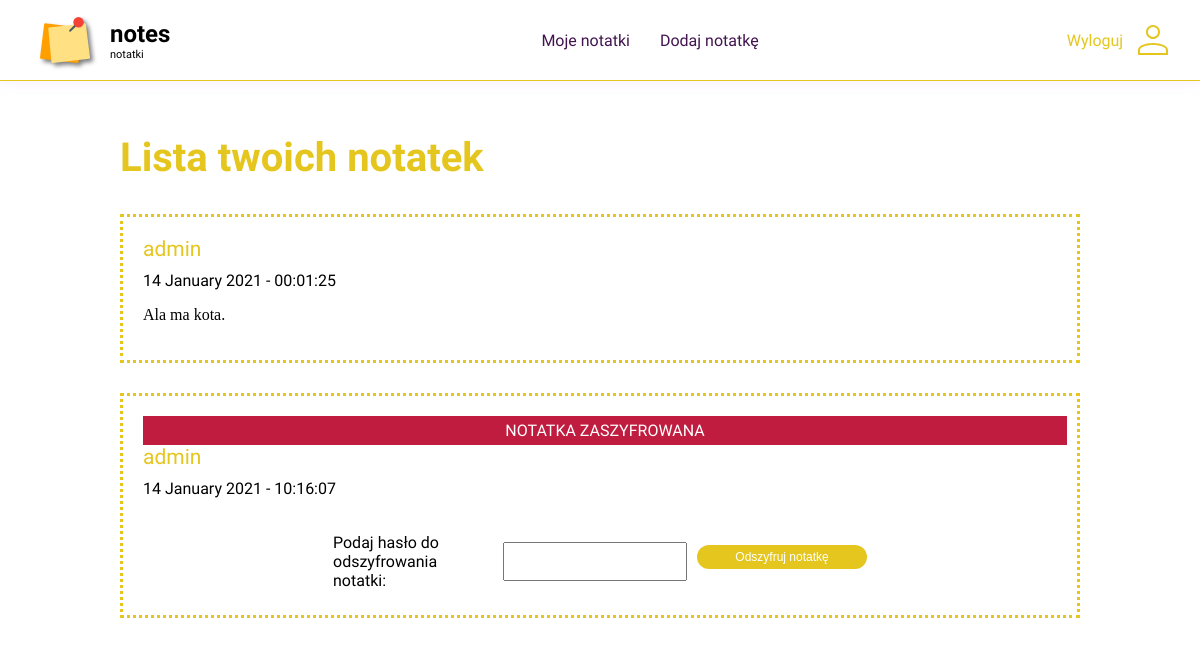
The app's page /notes_list (signed in), older data.
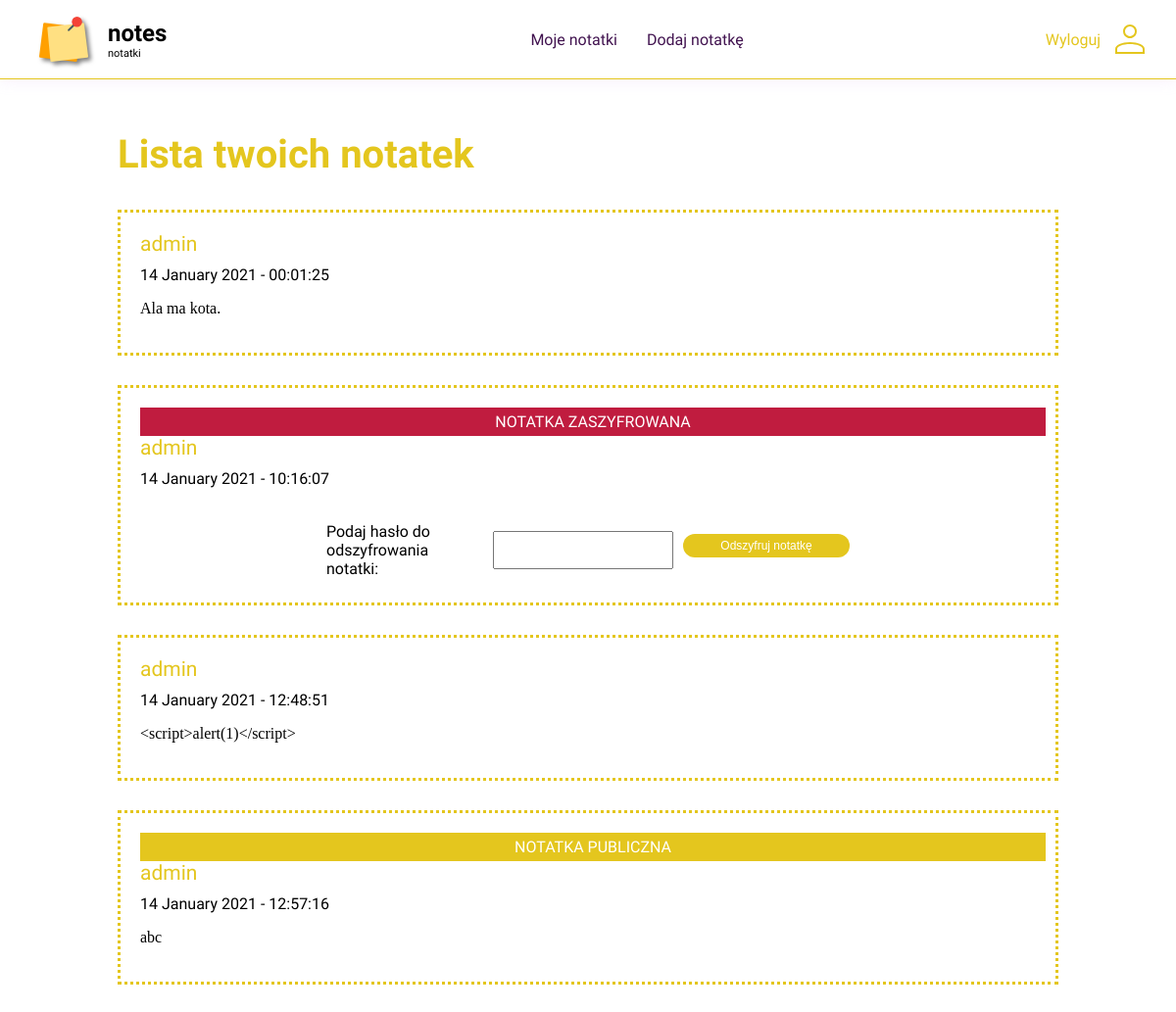
The same page, newer data.
### notes_app/app.py (models this page shows, shortened)
class Note(db.Model):
    __tablename__ = "notes"
    id = db.Column(db.Integer, primary_key=True)
    author = db.Column(db.String(70))
    date = db.Column(db.DateTime, default=datetime.utcnow())
    note_content = db.Column(db.Text)
    public = db.Column(db.Boolean, default=False)
    encrypted = db.Column(db.Boolean, default=False)
    salt = db.Column(db.String(50), nullable=True)
    iv = db.Column(db.String(100), nullable=True)
    _who_can_read = db.Column(db.String(250), nullable=True)
    @property
    def who_can_read(self):
        if self._who_can_read is None:
            return []
        else:
            return [str(x) for x in self._who_can_read.split(';')]

### notes_app/app.py (the view)
@app.route("/notes_list")
def notes_list():
    if active_session():
        user = session['user']
        notes = Note.query.filter((Note.author==user) | (Note.public==True)).all()
        notes = notes + shared_notes(user)
        for note in notes:
            if type(note.date) is not str:
                note.date = note.date.strftime('%d %B %Y - %H:%M:%S')
        log.debug(notes)
        return render_template("notes_list.html", notes=notes, loggedin=active_session())
    else:
        abort(401)

### notes_app/app.py (called while the page is built, shortened)
@app.after_request
def add_security_headers(resp):
    resp.headers['server'] = ''
    resp.headers['Content-Security-Policy']= ' default-src \'self\';font-src fonts.gstatic.com;style-src \'self\' fonts.googleapis.com \'unsafe-inline\''
    return resp

def shared_notes(user):
    shared_notes = []
    notes = Note.query.filter(Note.author!=user, Note.public!=True).all()
    return shared_notes

def active_session():
    try:
        hash_ = request.cookies.get(SESSION_ID)
        user = session['user']
        log.debug(f'user: {user}')
    except:
        return False
    if hash_ is not None:
        return True
    else:
        return False

### notes_app/templates/notes_list.html (shortened to what this page needs)
<!DOCTYPE html>
<html lang="pl">
    <head>
        <link href="/styles/list.css" rel="stylesheet" type="text/css">
        <link href="/styles/form_style.css" rel="stylesheet" type="text/css">
        <link href="/styles/main_style.css" rel="stylesheet" type="text/css">
    </head>
    <body>
        <header>
            <a href="/" class="logo">
                <img src="/images/logo.svg" alt="logo">
                <p><span>notes</span> notatki </p>
            </a>
            <nav>
                <div class="menu">
                    <ul>
                        {% if loggedin %}
                        <li><a href="/notes_list">Moje notatki</a></li>
                        <li><a href="/add_note">Dodaj notatkę</a></li>
                        {% endif %}
                    </ul>
                </div>
            </nav>
            {% if loggedin %}
            <div class="left_panel">
                <a href="/logout">Wyloguj</a>
                <a href="/login">
                    <img src="/images/konto.svg" alt="moje konto">
                </a>
            </div>
            {% endif %}
        </header>
        <section class="text">
            <h1 id="title">Lista twoich notatek</h1>
                {% for note in notes %}
                    <div class="note_field" id="{{note.id|string + '_note_field'}}">
                        {% if note.public %}
                            <div class="max-width-elem">NOTATKA PUBLICZNA</div>
                        {% endif %}
                        {% if note.encrypted %}
                            <div class="max-width-elem encrypted">NOTATKA ZASZYFROWANA</div>
                        {% endif %}
                        <div class="author">{{note.author}}</div>
                        <div class="date">{{note.date}}</div>
                        {% if note.encrypted %}
                            <form id="decrypt-note-form">
                                <div class="form-row">
                                    <label id='label_passwd' for="decrypt_passwd">Podaj hasło do odszyfrowania notatki: </label>
                                    <input id="decrypt_passwd" type="password" name="decrypt_passwd">
                                    <input class="btn small" id="button-submit-form" type="submit" value="Odszyfruj notatkę"/>
                                </div>
                            </form>
                        {% endif %}
                        {% if not note.encrypted %}
                            <p class="text">{{note.note_content}}</p>
                        {% endif %}
                    </div>
                {% endfor %}
        </section>
    </body>
</html>

### notes_app/static/styles/list.css (style rules this page uses)
.author { font-size: 21px; color: var(--main-color); padding-bottom: 10px; }
.note_field { padding: 20px; border: var(--main-color); border-style: dotted; margin-bottom: 30px; }
.max-width-elem { padding: 5px; justify-content: center; background-color: var(--main-color); margin-bottom: 20px; color: #fff; }
.max-width-elem.encrypted { background-color: var(--second-color); }
.form-row { margin-top: 30px; }

### notes_app/static/styles/form_style.css (style rules this page uses)
form { display: flex; justify-content: center; flex-wrap: wrap; }
form .form-row { display: flex; flex-wrap: wrap; justify-content: space-between; align-items: center; text-align: left; padding: 5px; }
form .form-row label { width: 160px; min-width: 90px; }
form .form-row input { width: 170px; padding: 10px 5px; margin-left: 10px; }

### notes_app/static/styles/main_style.css (style rules this page uses)
:root { --main-color: #e4c61e; --second-color: #c01c3f; }
body { font-family: 'Comfortaa'; margin: 0; padding-bottom: 50px; position: relative; min-height: 670px; min-width: fit-content; }
.menu { display: flex; align-items: center; justify-content: flex-start; padding-bottom: 0; padding-top: 0; }
body p { font-family: 'Calibri Light'; }
body h1, body h2, body h3, body h4 { font-weight: 700; }
section h1 { width: 80%; font-size: 40px; color: var(--main-color);; }
a img { width: 30px; margin: 0 15px; }
header { display: flex; justify-content: space-between; flex-wrap: nowrap; align-items: center; border-bottom: 1px; border-bottom-style: inset; border-color: var(--main-color); box-shadow: 0px 0px 15px #dbaef53b; }
header a.logo img { width: 50px; margin: 15px 20px; justify-content: center; margin-left: 40px; }
header p { font-size: 11px; font-weight: 300; font-family: 'Comfortaa'; width: 150px; margin: 0; text-align: left; color: #000; }
header p span { font-weight: 700; font-size: 24px; display: flex; flex-wrap: wrap; width: 100%; }
nav ul { list-style-type: none; margin: 0; padding: 0 50px; display: flex; flex-wrap: nowrap; }
nav ul li { display: inline; }
nav ul li a { display: inline-block; padding: 15px 10px; width: fit-content; text-align: center; margin-right: 10px; text-decoration: none; color: #421450; }
.left_panel a { color: var(--main-color); }
.left_panel { width: 150px; display: flex; justify-content: center; }
.btn { padding: 10px 50px; background-color: var(--main-color); color: #fff; border-radius: 20px; font-size: 20px; outline-style: none; border: none; margin-bottom: 10px; }
.btn.small { padding: 5px 15px; font-size: 12px; }
.max-width-elem { display: flex; width: 100%; margin: auto; }
a { text-align: center; text-decoration: none; display: flex; align-items: center; }
section.text { margin: auto; width: 80%; max-width: 1170px; padding: 20px; padding: 20px 0; position: relative; }

Row changes from the older to the newer data that the page shows:
added Note: author "admin", date "14 January 2021 - 12:48:51", note_content "<script>alert(1)</script>"
added Note: public "NOTATKA PUBLICZNA", author "admin", date "14 January 2021 - 12:57:16", note_content "abc"
